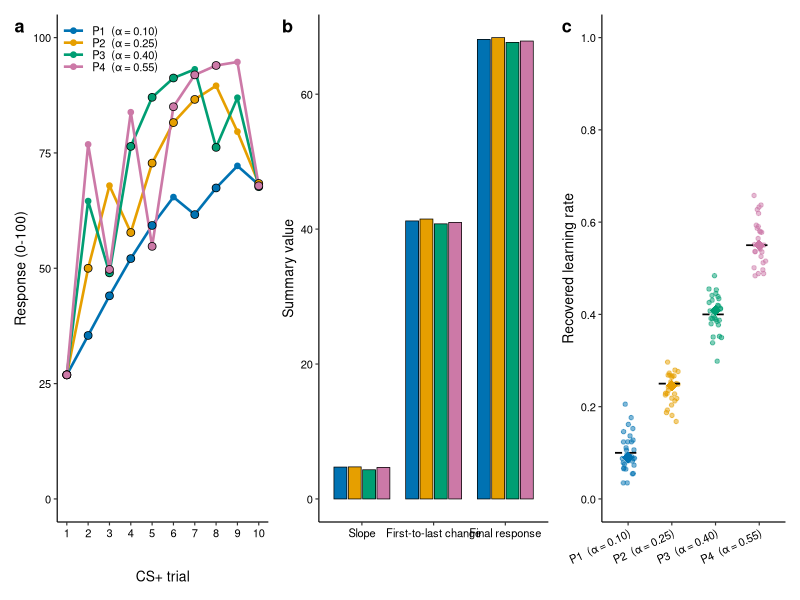

This chart was generated by the following R code:
# Fig 2: non-invertibility existence proof. Four (alpha, schedule) pairs whose three behavioral summaries nearly coincide while RW learning rates are recoverable.

suppressPackageStartupMessages({
  library(ggplot2)
  library(dplyr)
  library(tidyr)
  library(patchwork)
})

set.seed(20260414)

fig_dir <- file.path(dirname(getwd()), "figures")

# fixed response-function parameters
A          <- 0
K          <- 100
w0_fixed   <- -1
w1_fixed   <- 4
n_trials   <- 20
n_cs_plus  <- 10

TRUE_ALPHAS <- c(0.10, 0.25, 0.40, 0.55)

# Okabe-Ito palette
PALETTE <- c("#0072B2", "#E69F00", "#009E73", "#CC79A7")

# noiseless RW + sigmoid simulator
simulate_trajectory <- function(design, alpha, w0 = w0_fixed, w1 = w1_fixed,
                                A_ = A, K_ = K) {
  n <- nrow(design)
  v_plus  <- 0
  v_minus <- 0
  resp <- numeric(n)
  for (t in seq_len(n)) {
    g <- design$cs_plus[t] * v_plus + design$cs_minus[t] * v_minus
    resp[t] <- A_ + (K_ - A_) / (1 + exp(-(w0 + w1 * g)))
    if (design$cs_plus[t] == 1) {
      v_plus  <- v_plus  + alpha * (design$us_plus[t] - v_plus)
    }
    if (design$cs_minus[t] == 1) {
      v_minus <- v_minus + alpha * (-1 - v_minus)
    }
  }
  list(responses = resp)
}

# behavioral summaries (CS+ only)
behavioral_metrics <- function(responses, cs_plus_indicator) {
  csp <- responses[cs_plus_indicator == 1]
  nc <- length(csp)
  slope <- unname(coef(lm(csp ~ seq_len(nc)))[2])
  list(
    slope      = slope,
    first_last = csp[nc] - csp[1],
    last_trial = csp[nc]
  )
}

# fixed CS+/CS- alternation; only the reinforcement pattern varies across participants
cs_plus_positions <- seq(1, n_trials, by = 2)

make_design <- function(reinforced_cs_plus_idx) {
  # reinforced_cs_plus_idx: logical, which CS+ trials are reinforced
  cs_plus  <- as.numeric(seq_len(n_trials) %in% cs_plus_positions)
  cs_minus <- 1 - cs_plus
  us_plus  <- numeric(n_trials)
  us_plus[cs_plus_positions[reinforced_cs_plus_idx]] <- 1
  data.frame(cs_plus = cs_plus, cs_minus = cs_minus, us_plus = us_plus)
}

# enumerate all 2^10 = 1024 schedules per alpha
all_schedules <- function() {
  grid <- expand.grid(replicate(n_cs_plus, c(FALSE, TRUE), simplify = FALSE))
  as.matrix(grid)
}

SCHEDULES <- all_schedules()
cat("Enumerating", nrow(SCHEDULES), "reinforcement schedules per alpha.\n")

# for each alpha, summary for every schedule
summaries_for_alpha <- function(alpha) {
  out <- matrix(NA_real_, nrow = nrow(SCHEDULES), ncol = 3)
  colnames(out) <- c("slope", "first_last", "last_trial")
  for (i in seq_len(nrow(SCHEDULES))) {
    design <- make_design(SCHEDULES[i, ])
    sim <- simulate_trajectory(design, alpha)
    m <- behavioral_metrics(sim$responses, design$cs_plus)
    out[i, ] <- c(m$slope, m$first_last, m$last_trial)
  }
  out
}

SUMMARY_TABLES <- lapply(TRUE_ALPHAS, summaries_for_alpha)
names(SUMMARY_TABLES) <- as.character(TRUE_ALPHAS)

# two-stage constrained search: seed over each alpha's schedules, find nearest neighbour in each other alpha's table, score by max per-metric spread

# constrain so every participant visibly learns (avoid the zero-reinforcement fixed point)
N_REINF_FIXED <- 7   # 70% reinforcement for all
LAST_MIN  <- 45      # asymptote must clear the w0=-1 baseline (~27)

valid_idx_per_alpha <- lapply(seq_along(TRUE_ALPHAS), function(a_idx) {
  n_reinf <- rowSums(SCHEDULES)
  last_trial <- SUMMARY_TABLES[[a_idx]][, "last_trial"]
  which(n_reinf == N_REINF_FIXED & last_trial >= LAST_MIN)
})
cat("Valid schedules per alpha (after constraints):",
    paste(sapply(valid_idx_per_alpha, length), collapse = ", "), "\n")

score_target_constrained <- function(target, tables, valid_lists) {
  nearest <- list()
  for (a_idx in seq_along(tables)) {
    tbl <- tables[[a_idx]]
    valid <- valid_lists[[a_idx]]
    scale <- pmax(abs(target), 1e-6)
    diffs <- sweep(tbl[valid, , drop = FALSE], 2, target, FUN = "-")
    d <- rowSums(diffs^2 / matrix(scale^2, length(valid), 3, byrow = TRUE))
    k <- which.min(d)
    row_idx <- valid[k]
    nearest[[a_idx]] <- list(row = row_idx, summary = tbl[row_idx, ])
  }
  summaries <- do.call(rbind, lapply(nearest, `[[`, "summary"))
  means <- colMeans(summaries)
  spreads <- apply(summaries, 2, function(x) (max(x) - min(x)) / max(abs(means), 1e-6))
  list(nearest = nearest, summaries = summaries,
       score = max(abs(spreads)), spreads = spreads, means = means)
}

# Seed over all valid schedules of each alpha.
best <- list(score = Inf)
for (a_idx in seq_along(TRUE_ALPHAS)) {
  tbl <- SUMMARY_TABLES[[a_idx]]
  for (i in valid_idx_per_alpha[[a_idx]]) {
    res <- score_target_constrained(tbl[i, ], SUMMARY_TABLES, valid_idx_per_alpha)
    if (res$score < best$score) {
      best <- res
    }
  }
}

cat("Best max-spread-fraction across three metrics:",
    sprintf("%.4f", best$score), "\n")

# assemble chosen participants
participants <- lapply(seq_along(TRUE_ALPHAS), function(i) {
  row_idx <- best$nearest[[i]]$row
  schedule <- SCHEDULES[row_idx, ]
  design <- make_design(schedule)
  sim <- simulate_trajectory(design, TRUE_ALPHAS[i])
  m <- behavioral_metrics(sim$responses, design$cs_plus)
  list(
    id = paste0("P", i),
    true_alpha = TRUE_ALPHAS[i],
    schedule = schedule,
    n_reinforced = sum(schedule),
    design = design,
    responses = sim$responses,
    slope = m$slope,
    first_last = m$first_last,
    last_trial = m$last_trial
  )
})

# joint MLE over (alpha, w0, w1), no oracle nuisance parameters
recover_joint <- function(noisy_responses, design, A_ = A, K_ = K) {
  neg_ss <- function(par) {
    a <- par[1]; w0 <- par[2]; w1 <- par[3]
    n <- nrow(design); v_plus <- 0; v_minus <- 0; ss <- 0
    for (t in seq_len(n)) {
      g <- design$cs_plus[t] * v_plus + design$cs_minus[t] * v_minus
      theta <- A_ + (K_ - A_) / (1 + exp(-(w0 + w1 * g)))
      ss <- ss + (noisy_responses[t] - theta)^2
      if (design$cs_plus[t] == 1)
        v_plus <- v_plus + a * (design$us_plus[t] - v_plus)
      if (design$cs_minus[t] == 1)
        v_minus <- v_minus + a * (-1 - v_minus)
    }
    ss
  }
  starts <- list(c(0.3, -2, 3), c(0.5, -1, 4), c(0.7, 0, 5))
  best_val <- Inf; best_par <- starts[[1]]
  for (s in starts) {
    tryCatch({
      opt <- optim(s, neg_ss, method = "L-BFGS-B",
                   lower = c(0.01, -5, 0.5),
                   upper = c(0.99,  4, 15),
                   control = list(maxit = 500))
      if (opt$value < best_val) { best_val <- opt$value; best_par <- opt$par }
    }, error = function(e) NULL)
  }
  c(alpha = best_par[1], w0 = best_par[2], w1 = best_par[3])
}

# panel C: 30 noisy realizations per participant, recovered jointly
N_RESAMPLE <- 30
SIGMA_Y <- 5

recovery_list <- list()
for (i in seq_along(participants)) {
  p <- participants[[i]]
  for (r in seq_len(N_RESAMPLE)) {
    noisy_resp <- p$responses + rnorm(n_trials, 0, SIGMA_Y)
    rec <- recover_joint(noisy_resp, p$design)
    recovery_list <- c(recovery_list, list(data.frame(
      participant = p$id,
      true_alpha  = p$true_alpha,
      resample    = r,
      recovered_alpha = rec["alpha"]
    )))
  }
}
recovery_df <- do.call(rbind, recovery_list)

# median recovered alpha per participant
for (i in seq_along(participants)) {
  sub <- recovery_df[recovery_df$participant == participants[[i]]$id, ]
  participants[[i]]$recovered_alpha <- median(sub$recovered_alpha)
}

summary_df <- data.frame(
  participant     = sapply(participants, `[[`, "id"),
  true_alpha      = sapply(participants, `[[`, "true_alpha"),
  recovered_alpha = sapply(participants, `[[`, "recovered_alpha"),
  n_reinforced    = sapply(participants, `[[`, "n_reinforced"),
  slope           = sapply(participants, `[[`, "slope"),
  first_last      = sapply(participants, `[[`, "first_last"),
  last_trial      = sapply(participants, `[[`, "last_trial")
)
cat("\n=== Four participants ===\n")
print(summary_df, row.names = FALSE, digits = 4)

metric_spread <- function(x) (max(x) - min(x)) / mean(x) * 100
cat("\nPercent spread (max-min over mean) across participants:\n")
cat("  slope:      ", sprintf("%.2f%%", metric_spread(summary_df$slope)), "\n")
cat("  first_last: ", sprintf("%.2f%%", metric_spread(summary_df$first_last)), "\n")
cat("  last_trial: ", sprintf("%.2f%%", metric_spread(summary_df$last_trial)), "\n")

# absolute spread in response-scale points
abs_spreads <- c(
  slope      = diff(range(summary_df$slope)),
  first_last = diff(range(summary_df$first_last)),
  last_trial = diff(range(summary_df$last_trial))
)
cat("\nAbsolute spread (response-scale points):\n")
cat("  slope:      ", sprintf("%.2f", abs_spreads["slope"]), "\n")
cat("  first_last: ", sprintf("%.2f", abs_spreads["first_last"]), "\n")
cat("  last_trial: ", sprintf("%.2f", abs_spreads["last_trial"]), "\n")
cat("  maximum:    ", sprintf("%.2f", max(abs_spreads)), "\n")
stopifnot(max(abs_spreads) < 1.0)  # all three summaries stay within 1 response point

# plotting data
traj_df <- do.call(rbind, lapply(participants, function(p) {
  data.frame(
    participant = p$id,
    true_alpha  = p$true_alpha,
    label       = sprintf("P%s  (\u03B1 = %.2f)",
                          sub("P", "", p$id), p$true_alpha),
    trial       = seq_len(n_trials),
    response    = p$responses,
    cs_plus     = p$design$cs_plus == 1,
    reinforced  = p$design$us_plus == 1
  )
}))

traj_df$label <- factor(traj_df$label, levels = unique(traj_df$label))

# CS+ only
traj_cs_plus <- traj_df[traj_df$cs_plus, ]
traj_cs_plus$cs_plus_trial <- ave(traj_cs_plus$trial, traj_cs_plus$participant,
                                  FUN = seq_along)

metrics_long <- summary_df |>
  select(participant, true_alpha, slope, first_last, last_trial) |>
  pivot_longer(cols = c(slope, first_last, last_trial),
               names_to = "metric", values_to = "value") |>
  mutate(
    metric = recode(metric,
                    slope = "Slope",
                    first_last = "First-to-last change",
                    last_trial = "Final response"),
    metric = factor(metric, levels = c("Slope", "First-to-last change",
                                        "Final response")),
    label = sprintf("P%s  (\u03B1 = %.2f)", sub("P", "", participant), true_alpha),
    label = factor(label, levels = levels(traj_df$label))
  )

recov_df <- summary_df |>
  mutate(
    label = sprintf("P%s  (\u03B1 = %.2f)", sub("P", "", participant), true_alpha),
    label = factor(label, levels = levels(traj_df$label))
  )

theme_fig <- function(base_size = 10) {
  theme_classic(base_size = base_size) +
    theme(
      plot.title        = element_text(face = "plain", size = base_size),
      plot.tag          = element_text(face = "bold", size = base_size + 3),
      plot.tag.position = c(0.02, 0.98),
      axis.text         = element_text(color = "black"),
      axis.line         = element_line(linewidth = 0.4),
      axis.ticks        = element_line(linewidth = 0.4),
      legend.position   = "bottom",
      legend.title      = element_blank(),
      legend.key.height = unit(0.4, "lines"),
      legend.margin     = margin(0, 0, 0, 0),
      panel.grid        = element_blank(),
      strip.background  = element_blank(),
      strip.text        = element_text(size = base_size)
    )
}

# panel A: CS+ learning trajectories
reinforced_points <- traj_cs_plus[traj_cs_plus$reinforced, ]

pA <- ggplot(traj_cs_plus, aes(x = cs_plus_trial, y = response,
                               color = label, group = label)) +
  geom_line(linewidth = 0.9) +
  geom_point(size = 1.6) +
  geom_point(data = reinforced_points,
             aes(x = cs_plus_trial, y = response, fill = label),
             shape = 21, color = "black", size = 2.4, stroke = 0.4,
             show.legend = FALSE) +
  scale_color_manual(values = PALETTE) +
  scale_fill_manual(values = PALETTE) +
  scale_x_continuous(breaks = 1:n_cs_plus) +
  scale_y_continuous(limits = c(0, 100), breaks = seq(0, 100, 25)) +
  labs(x = "CS+ trial", y = "Response (0-100)", tag = "a") +
  theme_fig() +
  theme(legend.position = c(0.02, 0.98),
        legend.justification = c(0, 1),
        legend.background = element_rect(fill = alpha("white", 0.8),
                                         color = NA))

# panel B: behavioral summaries
pB <- ggplot(metrics_long, aes(x = metric, y = value, fill = label)) +
  geom_col(position = position_dodge(width = 0.8), width = 0.72,
           color = "black", linewidth = 0.25) +
  scale_fill_manual(values = PALETTE) +
  labs(x = NULL, y = "Summary value", tag = "b") +
  theme_fig() +
  theme(legend.position = "none")

# panel C: recovered vs true alpha
recov_plot_df <- recovery_df |>
  mutate(
    label = sprintf("P%s  (\u03B1 = %.2f)", sub("P", "", participant), true_alpha),
    label = factor(label, levels = levels(traj_df$label))
  )

pC <- ggplot(recov_plot_df, aes(x = label, y = recovered_alpha)) +
  geom_jitter(aes(color = label), width = 0.15, size = 1.2, alpha = 0.5,
              show.legend = FALSE) +
  geom_segment(data = recov_df,
               aes(x = as.numeric(label) - 0.3,
                   xend = as.numeric(label) + 0.3,
                   y = true_alpha, yend = true_alpha),
               linetype = "dashed", color = "black", linewidth = 0.6) +
  stat_summary(aes(color = label), fun = median, geom = "point",
               shape = 18, size = 3.5, show.legend = FALSE) +
  scale_color_manual(values = PALETTE) +
  scale_y_continuous(limits = c(0, 1), breaks = seq(0, 1, 0.2)) +
  labs(x = NULL, y = "Recovered learning rate",
       tag = "c") +
  theme_fig() +
  theme(legend.position = "none",
        axis.text.x = element_text(angle = 25, hjust = 1))

fig <- pA + pB + pC + plot_layout(widths = c(1.15, 1.25, 1.0))

out_path <- file.path(fig_dir, "fig2_nonInvertibility.pdf")

ggsave(out_path, fig, width = 13, height = 4.2, device = cairo_pdf)

cat("\nSaved figure to:\n  ", out_path, "\n", sep = "")
